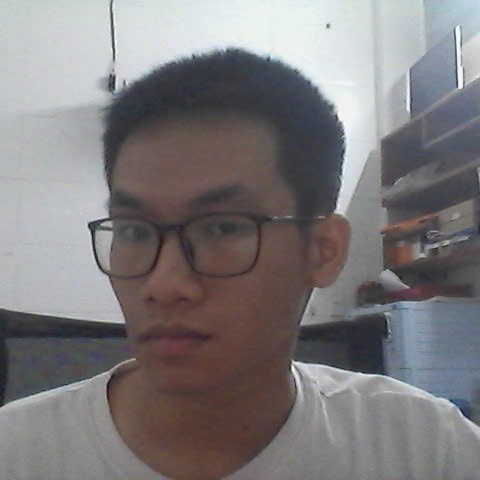
#> input picture data/body/Huy/z7773920834998_d0b2c027ba567c33573f8043cd3a89cc.jpg, 480 x 480 px; its folder holds only this picture in this run
$ python -i reid.py   (imports and definitions only)
#> lines starting #> are read from the running program, lines starting #| are printed output that depends on the picture
#> further down, picture is the input picture: shape (480, 480, 3); mean B, G, R 124.8, 123, 126.4
"""
Enhanced Color + Shape ReID with Temporal Voting
=================================================
- HSV color histogram (3 parts: head, body, legs)
- Value channel for brightness discrimination
- Hu Moments for shape
- Temporal voting (confirm_frames) before creating new ID
- Hungarian assignment for multi-person matching
"""
import cv2
import numpy as np
from scipy.spatial.distance import cosine
from scipy.optimize import linear_sum_assignment
from collections import defaultdict


class EnhancedReID:
    """Enhanced ReID using HSV + Shape features."""

    def extract(self, img_crop):
        """Extract features from person crop."""
        if img_crop is None or img_crop.size == 0:
            return None
        if img_crop.shape[0] < 30 or img_crop.shape[1] < 15:
            return None

        try:
            hsv = cv2.cvtColor(img_crop, cv2.COLOR_BGR2HSV)
#> hsv: shape (480, 480, 3); mean H, S, V 69.9, 31.4, 132
            gray = cv2.cvtColor(img_crop, cv2.COLOR_BGR2GRAY)
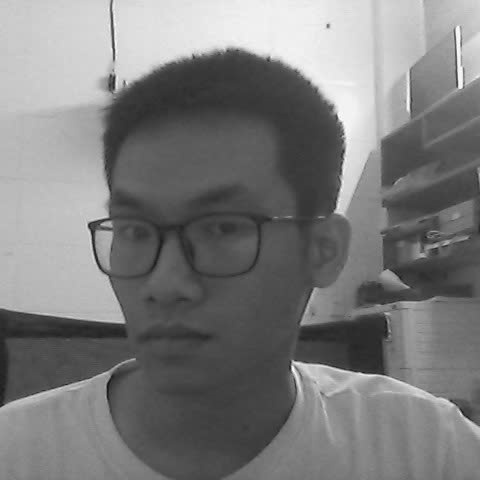
#> gray: shape (480, 480); min 20, max 254, mean 124.2
            h = img_crop.shape[0]
#> h = 480

            # 3 parts: head (20%), body (50%), legs (30%)
            parts_hsv = [
                hsv[:int(h*0.2), :],           # Head
                hsv[int(h*0.2):int(h*0.7), :], # Body (largest - most important)
                hsv[int(h*0.7):, :]            # Legs
            ]

            features = []

            # Color features (H, S, V channels with more bins)
            for part in parts_hsv:
                if part.size == 0:
                    features.extend([0] * 56)  # 24 + 16 + 16
                    continue

                # H channel (24 bins for finer color discrimination)
                h_hist = cv2.calcHist([part], [0], None, [24], [0, 180])
                h_hist = cv2.normalize(h_hist, h_hist).flatten()

                # S channel (16 bins)
                s_hist = cv2.calcHist([part], [1], None, [16], [0, 256])
                s_hist = cv2.normalize(s_hist, s_hist).flatten()

                # V channel (16 bins for brightness - important for cross-camera)
                v_hist = cv2.calcHist([part], [2], None, [16], [0, 256])
                v_hist = cv2.normalize(v_hist, v_hist).flatten()

                features.extend(h_hist)
                features.extend(s_hist)
                features.extend(v_hist)
#> this loop made 3 passes
#> after the loop, features = 168 values, max 0.972 at index 24, min 0 at index 3, mean 0.118

            # Shape features using Hu Moments (scale & rotation invariant)
            moments = cv2.moments(gray)
#> moments = moments, m00 28626564, centre m10/m00, m01/m00 = (231.6, 211.6)
            hu_moments = cv2.HuMoments(moments).flatten()
#> hu_moments = [0.0015, 1.46e-09, 2.27e-11, 3.47e-11, 9.73e-22, 1.01e-15, 5.22e-23]
            # Log transform to reduce range
            hu_moments = -np.sign(hu_moments) * np.log10(np.abs(hu_moments) + 1e-10)
#> hu_moments = [2.82, 8.81, 9.91, 9.87, 10, 10, 10]
            # Normalize
            hu_moments = hu_moments / (np.linalg.norm(hu_moments) + 1e-10)
#> hu_moments = [0.117, 0.365, 0.411, 0.409, 0.415, 0.415, 0.415]
            features.extend(hu_moments)

            # Aspect ratio
            aspect = img_crop.shape[1] / img_crop.shape[0]
#> aspect = 1
            features.append(aspect)

            return np.array(features)
        except Exception as e:
            return None


class MasterSlaveReIDDB:
    """Master-Slave ReID Database with Temporal Voting."""

    # [313 lines left out: functions __init__, _get_similarity, register_new, _create_new_id, _update_features, _find_best_match and 6 more, not called in this run]

>>> import cv2
>>> picture = cv2.imread('../../../data/body/Huy/z7773920834998_d0b2c027ba567c33573f8043cd3a89cc.jpg')
>>> result = EnhancedReID().extract(picture)
#> result = 176 values, max 1 at index 175, min 0 at index 3, mean 0.133

$ run again, on data/body/Huy/z7773920870358_6b5524d61268d8069216d0020bd3d64d.jpg
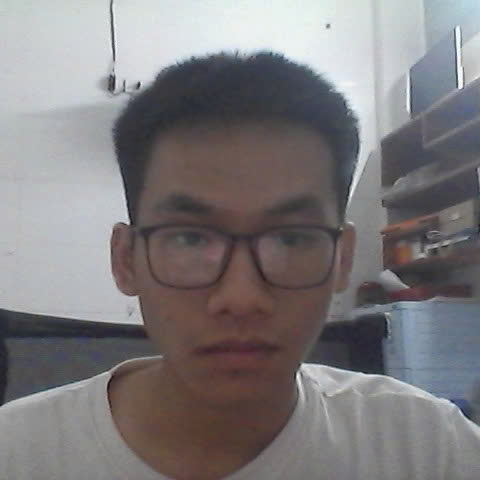
#> input picture data/body/Huy/z7773920870358_6b5524d61268d8069216d0020bd3d64d.jpg, 480 x 480 px
#> picture is the input picture: shape (480, 480, 3); mean B, G, R 125.1, 123.3, 126.6
#> hsv: shape (480, 480, 3); mean H, S, V 72.7, 30.8, 132.1
#> in extract, `gray = cv2.cvtColor(img_crop, cv2.COLOR_BGR2GRAY)`:
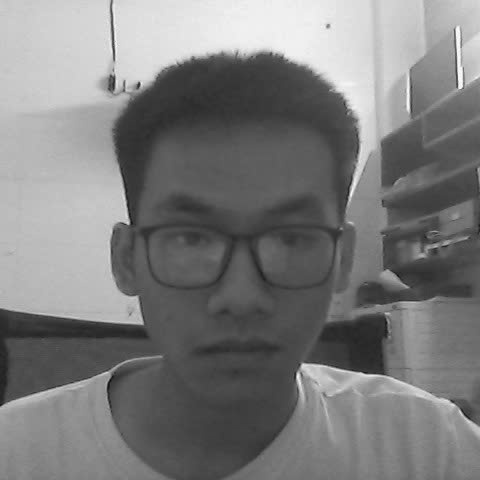
#> gray: shape (480, 480); min 10, max 254, mean 124.5
#> the loop in extract, `for part in parts_hsv:` made 3 passes
#> after the loop in extract, `for part in parts_hsv:`: features = 168 values, max 0.974 at index 24, min 0 at index 3, mean 0.12
#> moments = moments, m00 28676277, centre m10/m00, m01/m00 = (228.2, 212.1)
#> in extract, `hu_moments = cv2.HuMoments(moments).flatten()`: hu_moments = [0.0015, 1.56e-09, 1.81e-11, 3.83e-11, 7.56e-22, 1.44e-15, 6.65e-22]
#> in extract, `hu_moments = -np.sign(hu_moments) * np.log10(np.abs(hu_moments) + 1e-10)`: hu_moments = [2.82, 8.78, 9.93, 9.86, 10, 10, 10]
#> in extract, `hu_moments = hu_moments / (np.linalg.norm(hu_moments) + 1e-10)`: hu_moments = [0.117, 0.364, 0.412, 0.409, 0.415, 0.415, 0.415]
#> result = 176 values, max 1 at index 175, min 0 at index 3, mean 0.135

$ run again, on data/body/Huy/z7773920915247_e27380305fcca7ad2820d9dec477911a.jpg
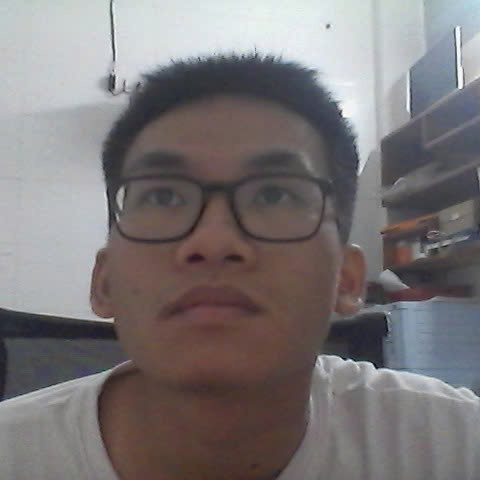
#> input picture data/body/Huy/z7773920915247_e27380305fcca7ad2820d9dec477911a.jpg, 480 x 480 px
#> picture is the input picture: shape (480, 480, 3); mean B, G, R 119.5, 118.5, 123.5
#> hsv: shape (480, 480, 3); mean H, S, V 68.2, 35.1, 128.5
#> in extract, `gray = cv2.cvtColor(img_crop, cv2.COLOR_BGR2GRAY)`:
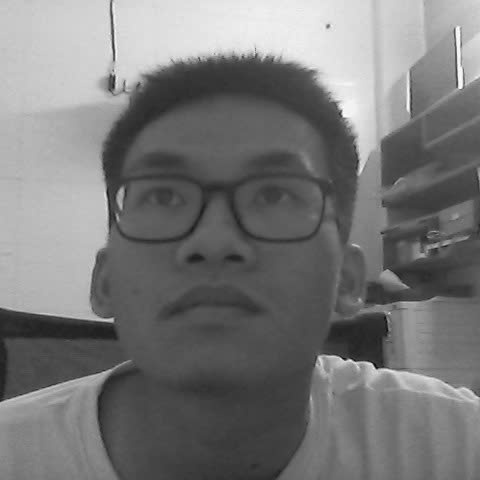
#> gray: shape (480, 480); min 8, max 254, mean 120.1
#> the loop in extract, `for part in parts_hsv:` made 3 passes
#> after the loop in extract, `for part in parts_hsv:`: features = 168 values, max 0.972 at index 24, min 0 at index 1, mean 0.12
#> moments = moments, m00 27664070, centre m10/m00, m01/m00 = (230.4, 206.6)
#> in extract, `hu_moments = cv2.HuMoments(moments).flatten()`: hu_moments = [0.00154, 2.38e-09, 1.96e-11, 5.45e-11, 1.78e-21, 1.02e-15, 3.29e-23]
#> in extract, `hu_moments = -np.sign(hu_moments) * np.log10(np.abs(hu_moments) + 1e-10)`: hu_moments = [2.81, 8.61, 9.92, 9.81, 10, 10, 10]
#> in extract, `hu_moments = hu_moments / (np.linalg.norm(hu_moments) + 1e-10)`: hu_moments = [0.117, 0.358, 0.413, 0.409, 0.416, 0.416, 0.416]
#> result = 176 values, max 1 at index 175, min 0 at index 1, mean 0.135

$ run again, on data/body/Huy/z7773920934495_e6f5662dbf1072e1d5293ace3b7f393a.jpg
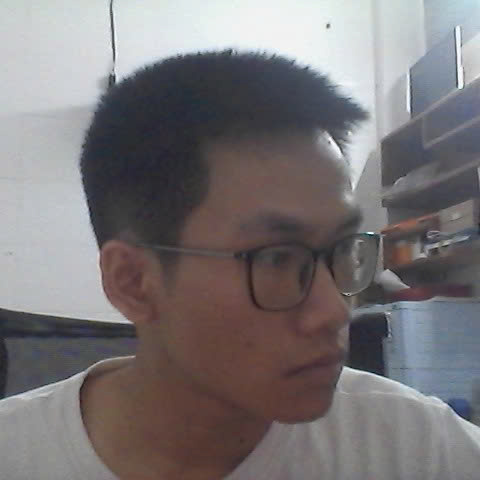
#> input picture data/body/Huy/z7773920934495_e6f5662dbf1072e1d5293ace3b7f393a.jpg, 480 x 480 px
#> picture is the input picture: shape (480, 480, 3); mean B, G, R 119.3, 117.4, 122
#> hsv: shape (480, 480, 3); mean H, S, V 72.3, 35.6, 127.7
#> in extract, `gray = cv2.cvtColor(img_crop, cv2.COLOR_BGR2GRAY)`:
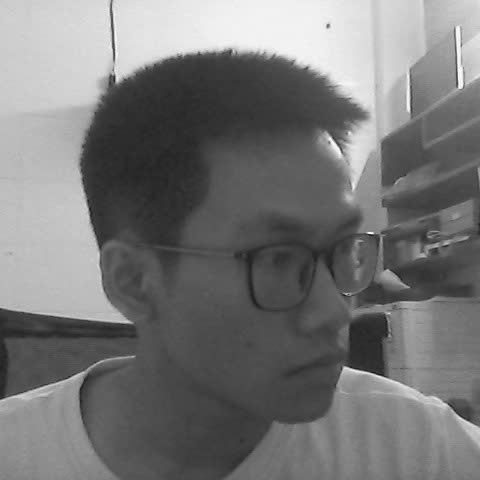
#> gray: shape (480, 480); min 7, max 254, mean 119
#> the loop in extract, `for part in parts_hsv:` made 3 passes
#> after the loop in extract, `for part in parts_hsv:`: features = 168 values, max 0.966 at index 24, min 0 at index 1, mean 0.122
#> moments = moments, m00 27411746, centre m10/m00, m01/m00 = (233, 210.5)
#> in extract, `hu_moments = cv2.HuMoments(moments).flatten()`: hu_moments = [0.00161, 8.09e-10, 2.22e-11, 3.9e-11, 1.09e-21, 2.61e-16, -3.65e-22]
#> in extract, `hu_moments = -np.sign(hu_moments) * np.log10(np.abs(hu_moments) + 1e-10)`: hu_moments = [2.79, 9.04, 9.91, 9.86, 10, 10, -10]
#> in extract, `hu_moments = hu_moments / (np.linalg.norm(hu_moments) + 1e-10)`: hu_moments = [0.116, 0.374, 0.41, 0.408, 0.413, 0.413, -0.413]
#> result = 176 values, max 1 at index 175, min -0.413 at index 174, mean 0.132
